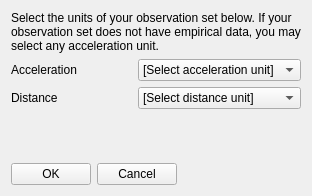
<?xml version="1.0" encoding="UTF-8"?>
<ui version="4.0">
 <class>ObservationSetUnitsUIClass</class>
 <widget class="QWidget" name="ObservationSetUnitsUIClass">
  <property name="geometry">
   <rect>
    <x>0</x>
    <y>0</y>
    <width>312</width>
    <height>196</height>
   </rect>
  </property>
  <property name="minimumSize">
   <size>
    <width>300</width>
    <height>170</height>
   </size>
  </property>
  <property name="windowTitle">
   <string>Observation set units</string>
  </property>
  <layout class="QVBoxLayout" name="verticalLayout">
   <property name="sizeConstraint">
    <enum>QLayout::SetMinAndMaxSize</enum>
   </property>
   <item>
    <widget class="QLabel" name="label">
     <property name="sizePolicy">
      <sizepolicy hsizetype="Preferred" vsizetype="Maximum">
       <horstretch>0</horstretch>
       <verstretch>0</verstretch>
      </sizepolicy>
     </property>
     <property name="text">
      <string>Select the units of your observation set below. If your observation set does not have empirical data, you may select any acceleration unit.</string>
     </property>
     <property name="wordWrap">
      <bool>true</bool>
     </property>
    </widget>
   </item>
   <item>
    <layout class="QGridLayout" name="gridLayout">
     <item row="0" column="0">
      <widget class="QLabel" name="label_3">
       <property name="text">
        <string>Acceleration</string>
       </property>
       <property name="alignment">
        <set>Qt::AlignLeading|Qt::AlignLeft|Qt::AlignVCenter</set>
       </property>
      </widget>
     </item>
     <item row="0" column="1">
      <widget class="QComboBox" name="acceleration">
       <item>
        <property name="text">
         <string>[Select acceleration unit]</string>
        </property>
       </item>
      </widget>
     </item>
     <item row="1" column="0">
      <widget class="QLabel" name="label_4">
       <property name="text">
        <string>Distance</string>
       </property>
       <property name="alignment">
        <set>Qt::AlignLeading|Qt::AlignLeft|Qt::AlignVCenter</set>
       </property>
      </widget>
     </item>
     <item row="1" column="1">
      <widget class="QComboBox" name="distance">
       <item>
        <property name="text">
         <string>[Select distance unit]</string>
        </property>
       </item>
      </widget>
     </item>
    </layout>
   </item>
   <item>
    <spacer name="verticalSpacer">
     <property name="orientation">
      <enum>Qt::Vertical</enum>
     </property>
     <property name="sizeHint" stdset="0">
      <size>
       <width>20</width>
       <height>40</height>
      </size>
     </property>
    </spacer>
   </item>
   <item>
    <layout class="QHBoxLayout" name="horizontalLayout">
     <item>
      <widget class="QPushButton" name="okbutton">
       <property name="text">
        <string>OK</string>
       </property>
       <property name="autoDefault">
        <bool>true</bool>
       </property>
      </widget>
     </item>
     <item>
      <widget class="QPushButton" name="cancelbutton">
       <property name="text">
        <string>Cancel</string>
       </property>
      </widget>
     </item>
     <item>
      <spacer name="horizontalSpacer">
       <property name="orientation">
        <enum>Qt::Horizontal</enum>
       </property>
       <property name="sizeHint" stdset="0">
        <size>
         <width>40</width>
         <height>20</height>
        </size>
       </property>
      </spacer>
     </item>
    </layout>
   </item>
  </layout>
 </widget>
 <resources/>
 <connections/>
</ui>
